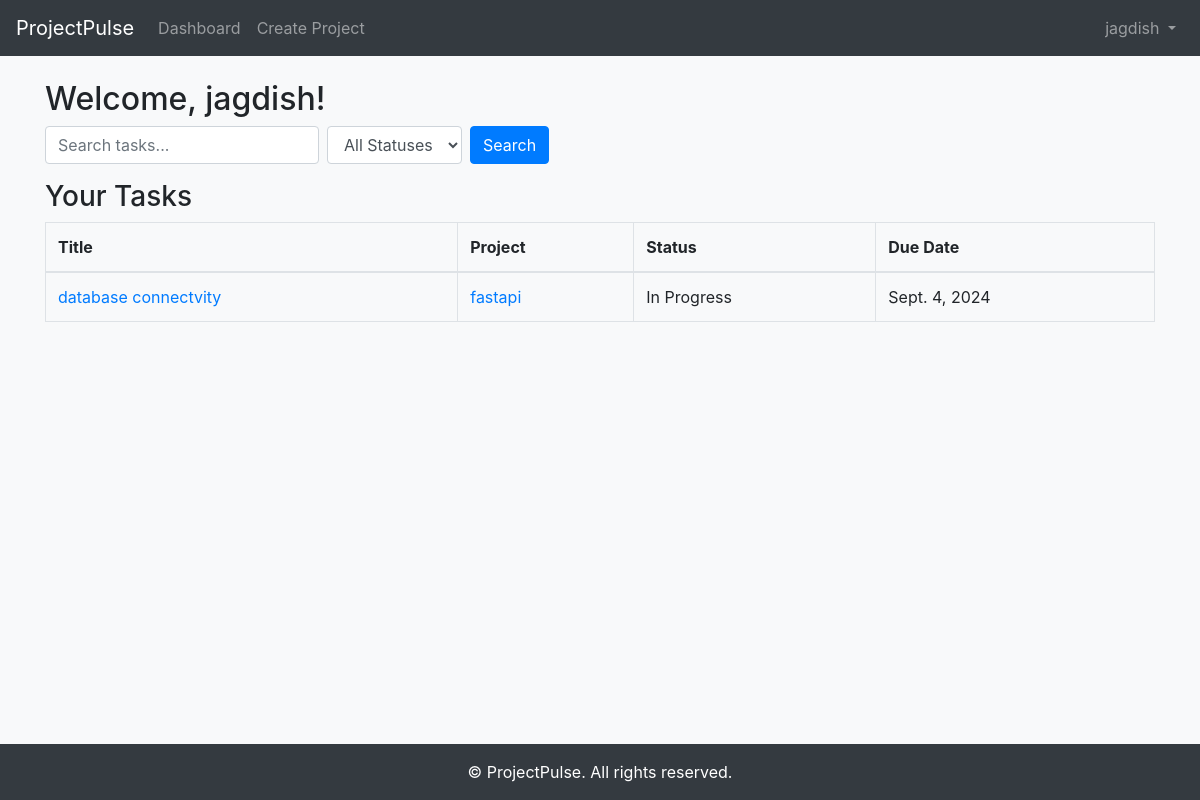
Screenshot of /search/ (signed in) with the database file from the repository.
### users/models.py (models this page shows, shortened)
class CustomUser(AbstractUser):
    ROLE_CHOICES = [
        ('ADMIN', 'Administrator'),
        ('PROJECT_MANAGER', 'Project Manager'),
        ('TEAM_MEMBER', 'Team Member'),
    ]
    role = models.CharField(max_length=20, choices=ROLE_CHOICES, default='TEAM_MEMBER')
    email = models.EmailField(unique=True)
    profile_picture = models.ImageField(upload_to='profile_pics/', null=True, blank=True)

### tasks/models.py (models this page shows, shortened)
class Task(models.Model):
    STATUS_CHOICES = [
        ('todo', 'To Do'),
        ('in_progress', 'In Progress'),
        ('completed', 'Completed'),
    ]
    PRIORITY_CHOICES = [
        ('low', 'Low'),
        ('medium', 'Medium'),
        ('high', 'High'),
    ]
    title = models.CharField(max_length=255)
    description = models.TextField()
    project = models.ForeignKey(Project, on_delete=models.CASCADE, related_name='tasks')
    assigned_to = models.ForeignKey(settings.AUTH_USER_MODEL, on_delete=models.CASCADE, related_name='tasks')
    status = models.CharField(max_length=20, choices=STATUS_CHOICES, default='todo')
    priority = models.CharField(max_length=20, choices=PRIORITY_CHOICES, default='medium')
    due_date = models.DateField()
    created_at = models.DateTimeField(auto_now_add=True)
    attachments = models.FileField(upload_to='attachments/', null=True, blank=True)

### projects/models.py (models this page shows, shortened)
class Project(models.Model):
    name = models.CharField(max_length=255)
    description = models.TextField()
    start_date = models.DateField()
    end_date = models.DateField()
    project_manager = models.ForeignKey(settings.AUTH_USER_MODEL, on_delete=models.CASCADE, related_name='managed_projects')
    team_members = models.ManyToManyField(settings.AUTH_USER_MODEL, related_name='projects')
    created_at = models.DateTimeField(auto_now_add=True)

### dashboard/views.py (the view)
# urls.py: path('search/', views.search_dashboard, name='search_dashboard'),
@login_required
def search_dashboard(request):
    return dashboard(request)

### dashboard/views.py (called while the page is built)
@login_required
def dashboard(request):
    tasks = Task.objects.filter(assigned_to=request.user).order_by('due_date')
    return render(request, 'dashboard/dashboard.html', {'tasks': tasks})

### dashboard/templates/dashboard/dashboard.html (shortened to what this page needs)
{% extends 'base.html' %}
{% block content %}
<h2>Welcome, {{ user.username }}!</h2>
<form method="get" action="{% url 'dashboard:dashboard' %}" class="form-inline mb-3">
    <input type="text" name="q" class="form-control mr-2" placeholder="Search tasks..." value="{{ search_query }}">
    <select name="status" class="form-control mr-2">
        <option value="">All Statuses</option>
    </select>
    <button type="submit" class="btn btn-primary">Search</button>
</form>
<h3>Your Tasks</h3>
<div class="table-responsive">
<table class="table table-bordered">
    <thead>
        <tr>
            <th>Title</th>
            <th>Project</th>
            <th>Status</th>
            <th>Due Date</th>
        </tr>
    </thead>
    <tbody>
        {% for task in tasks %}
        <tr>
            <td><a href="{% url 'task_detail' task.pk %}">{{ task.title }}</a></td>
            <td><a href="{% url 'project_detail' task.project.pk %}">{{ task.project.name }}</a></td>
            <td>{{ task.get_status_display }}</td>
            <td>{{ task.due_date }}</td>
        </tr>
        {% empty %}
        <tr>
            <td colspan="4">No tasks assigned.</td>
        </tr>
        {% endfor %}
    </tbody>
</table>
</div>
{% endblock %}

### templates/navbar.html (shortened to what this page needs)
<nav class="navbar navbar-expand-lg navbar-dark bg-dark">
    <a class="navbar-brand" href="{% url 'dashboard:dashboard' %}">ProjectPulse</a>
    <div class="collapse navbar-collapse" id="navbarNav">
        {% if user.is_authenticated %}
            <ul class="navbar-nav mr-auto">
                <li class="nav-item">
                    <a class="nav-link" href="{% url 'dashboard:dashboard' %}">Dashboard</a>
                </li>
                {% if user.role != 'TEAM_MEMBER' %}
                <li class="nav-item">
                    <a class="nav-link" href="{% url 'create_project' %}">Create Project</a>
                </li>
                {% endif %}
            </ul>
            <ul class="navbar-nav ml-auto">
                <li class="nav-item dropdown">
                    <a class="nav-link dropdown-toggle" href="#" id="userDropdown" role="button"
                        data-toggle="dropdown" aria-haspopup="true" aria-expanded="false">
                        {{ user.username }}
                    </a>
                </li>
            </ul>
         {% endif %}
    </div>
</nav>

### static/css/style.css (style rules this page uses)
body, html { height: 100%; background-color: #f8f9fa; overflow: auto; }

### rows the page displays
CustomUser: username "jagdish"
Task: title "database connectvity", project.name "fastapi", status "In Progress", due_date "Sept. 4, 2024"
